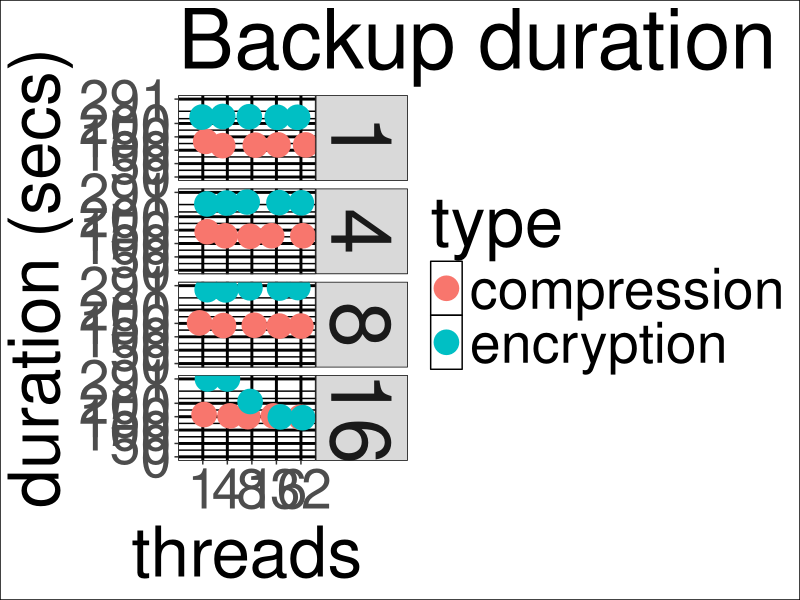

The R script that drew this image: (Note: this script raises an error after producing the figure.)
## ---- chunk 1
knitr::opts_chunk$set(echo = TRUE)
library(ggplot2)
library(ggthemes)
library(reshape2)
library(knitr)
library(plyr)

label_custom <- function(variable, value) {
    if (value=="compression") {
        return("C")
    } else if (value=="encryption") {
        return("E")
    } else {
        return(as.character(value))
    }
}

data <- read.csv("../alldata.csv", header=T)
dataParallel <- read.csv("../alldata-parallel.csv", header=T)
durations <- read.csv("../durations.csv", header=T)
durationsParallel <- read.csv("../durations-parallel.csv", header=T)
diskstats <- read.csv("../diskstats.csv", header=T)
diskstatsParallel <- read.csv("../diskstats-parallel.csv", header=T)

nothreads <- c(1,4,8,16,32)
noparthreads <- c(1,4,8,16)

disks <- c("hdd","ssd")

types <- c("encryption","compression")

## ---- chunk 2

baseline_ssd <- as.numeric(subset(durationsParallel, type=="baseline" & disk == "ssd")$backup_duration)
ssd <- subset(durationsParallel,disk == "ssd" & type != "baseline")
attach(ssd)
ggplot(ssd, aes(x=as.factor(threads),y=as.numeric(backup_duration),color=as.factor(type))) + 
scale_colour_discrete(name = "type") +
geom_hline(aes(yintercept=baseline_ssd)) + 
geom_jitter(size=8,width=0.2,height=0.2) + 
facet_grid(parallel_threads ~ .) +
theme_bw() + 
labs(x="threads",y="duration (secs)",title="Backup duration - ssd") + expand_limits(x=0,y=0) +
scale_y_continuous(breaks=extended_range_breaks()(rbind(0,backup_duration))) + 
theme(panel.grid = element_line(colour="#010101",size=1), panel.background = element_rect(colour="#000000"), plot.background = element_rect(colour="#000000"), strip.background = element_rect(colour="#010101"), text=element_text(size=50), strip.text=element_text(size=60))
detach(ssd)

#

## ---- chunk 3
for (y in types) {
    for (d in disks) { 
        for (t in nothreads) {
            subdata <- subset(data, disk == d & type == y & user_provided_threads == t)
            attach(subdata)
            # print(paste(d, " ", y, " ", t))
            # print(head(subdata))
            p = ggplot(subdata, aes(x=ts, y=tps)) +
            geom_jitter(size=8) +
            theme_bw() +
            labs(x="time in secs (10 sec incr)", y="throughput (tps)", title=paste("OLTP throughput during backup - ",d," - ",y," - ",t," threads")) + expand_limits(x=0,y=0) +
            scale_y_continuous(breaks=extended_range_breaks()(rbind(0,tps))) +
            theme(panel.grid = element_line(colour="#010101",size=1), panel.background = element_rect(colour="#000000"), plot.background = element_rect(colour="#000000"), strip.background = element_rect(colour="#010101"), text=element_text(size=50), strip.text=element_text(size=60))
            print(p)
            detach(subdata)
        }
    }
}

# hdd <- subset(data, disk == "hdd" & type != "baseline")
# ssd <- subset(data, disk == "ssd" & type != "baseline")
# attach(hdd)
# ggplot(hdd, aes(x=ts, y=tps, color=as.factor(type))) + facet_grid(. ~ user_provided_threads) +
# scale_colour_discrete(name = "type") +
# geom_jitter(size=8) +
# theme_bw() +
# labs(x="time in secs (10 sec incr)", y="throughput (tps)", title="OLTP throughput during backup - hdd") + expand_limits(x=0,y=0) +
# scale_y_continuous(breaks=extended_range_breaks()(rbind(0,tps))) +
# theme(panel.grid = element_line(colour="#010101",size=1), panel.background = element_rect(colour="#000000"), plot.background = element_rect(colour="#000000"), strip.background = element_rect(colour="#010101"), text=element_text(size=50), strip.text=element_text(size=60))
#         
# detach(hdd)
# attach(ssd)
# ggplot(ssd, aes(x=ts, y=tps, color=as.factor(type))) + facet_grid(. ~ user_provided_threads) +
# scale_colour_discrete(name = "type") +
# geom_jitter(size=8) +
# theme_bw() +
# labs(x="time in secs (10 sec incr)", y="throughput (tps)", title="OLTP throughput during backup - ssd") + expand_limits(x=0,y=0) +
# scale_y_continuous(breaks=extended_range_breaks()(rbind(0,tps))) +
# theme(panel.grid = element_line(colour="#010101",size=1), panel.background = element_rect(colour="#000000"), plot.background = element_rect(colour="#000000"), strip.background = element_rect(colour="#010101"), text=element_text(size=50), strip.text=element_text(size=60))
# detach(ssd)

